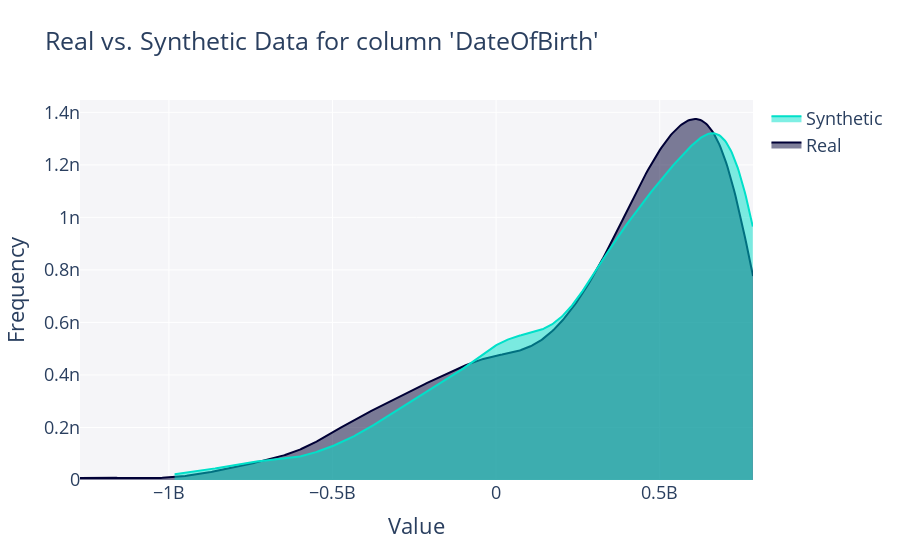

This figure's notebook cell:
### Code cell
get_column_plot(
    real_data=df_train,
    synthetic_data=synthetic_data_gc,
    column_name='DateOfBirth',
    plot_type='distplot'
).show(renderer="vscode")

### Figure 1 — Plotly figure (JSON) as saved in the notebook; plotly's stock layout.template omitted (floating-point values rounded to 4 significant figures; data arrays with more than 128 entries replaced by an {"elided": "..."} marker saying what was removed)
{"data": [{"fill": "tozeroy", "hovertemplate": "<b>Real</b><br>Frequency: %{y}<extra></extra>", "legendgroup": "Real", "marker": {"color": "#000036"}, "mode": "lines", "name": "Real", "showlegend": true, "type": "scatter", "x": {"elided": "500 float values"}, "xaxis": "x", "y": {"elided": "500 float values"}, "yaxis": "y"}, {"fill": "tozeroy", "hovertemplate": "<b>Synthetic</b><br>Frequency: %{y}<extra></extra>", "legendgroup": "Synthetic", "marker": {"color": "#01E0C9"}, "mode": "lines", "name": "Synthetic", "showlegend": true, "type": "scatter", "x": {"elided": "500 float values"}, "xaxis": "x", "y": {"elided": "500 float values"}, "yaxis": "y"}], "layout": {"barmode": "overlay", "font": {"size": 18}, "hovermode": "closest", "legend": {"traceorder": "reversed"}, "plot_bgcolor": "#F5F5F8", "title": {"text": "Real vs. Synthetic Data for column 'DateOfBirth'"}, "xaxis": {"anchor": "y2", "domain": [0, 1], "title": {"text": "Value"}, "zeroline": false}, "yaxis": {"anchor": "free", "domain": [0, 1], "position": 0, "title": {"text": "Frequency"}}}}
